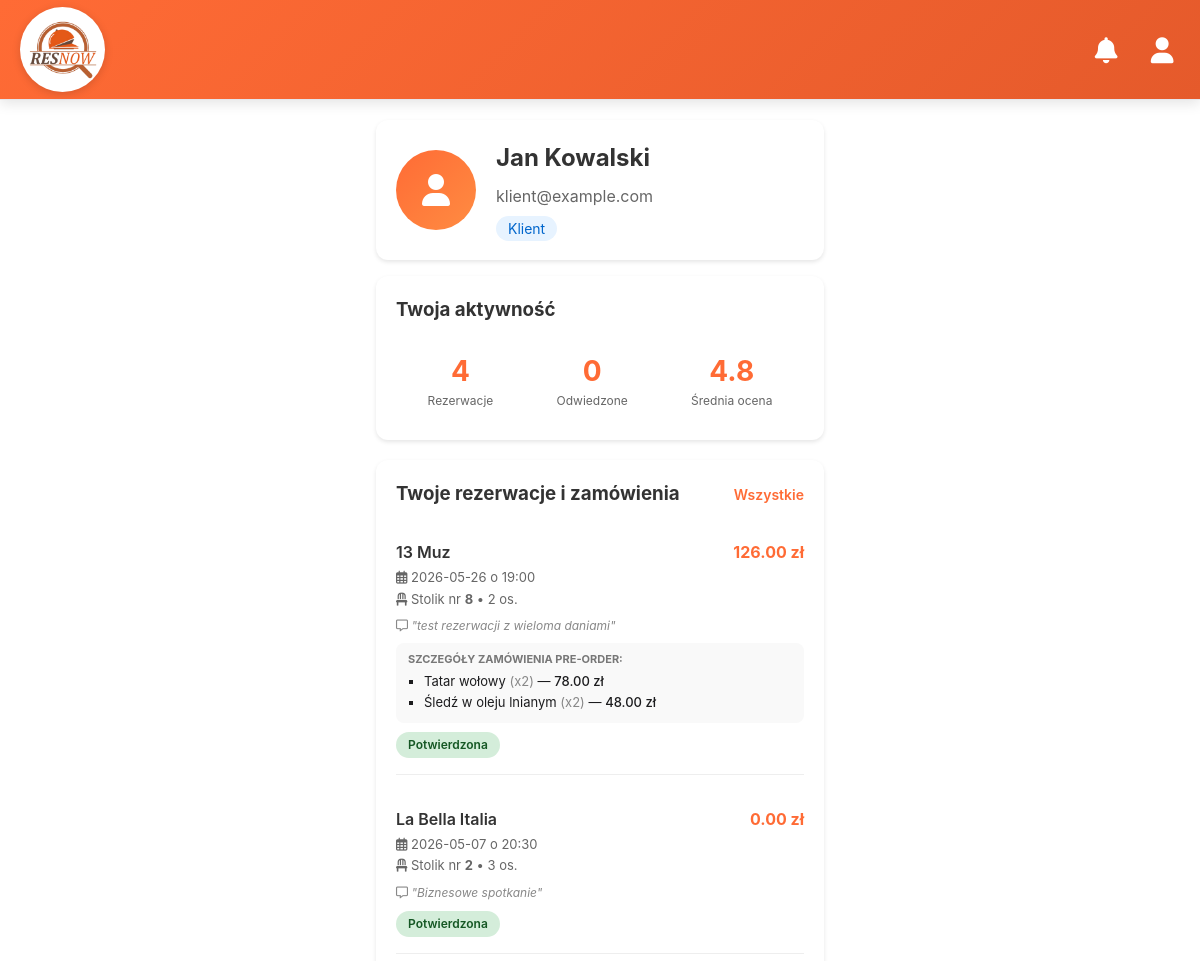
Page /client/profile (signed in, upper part) on the earlier database version.
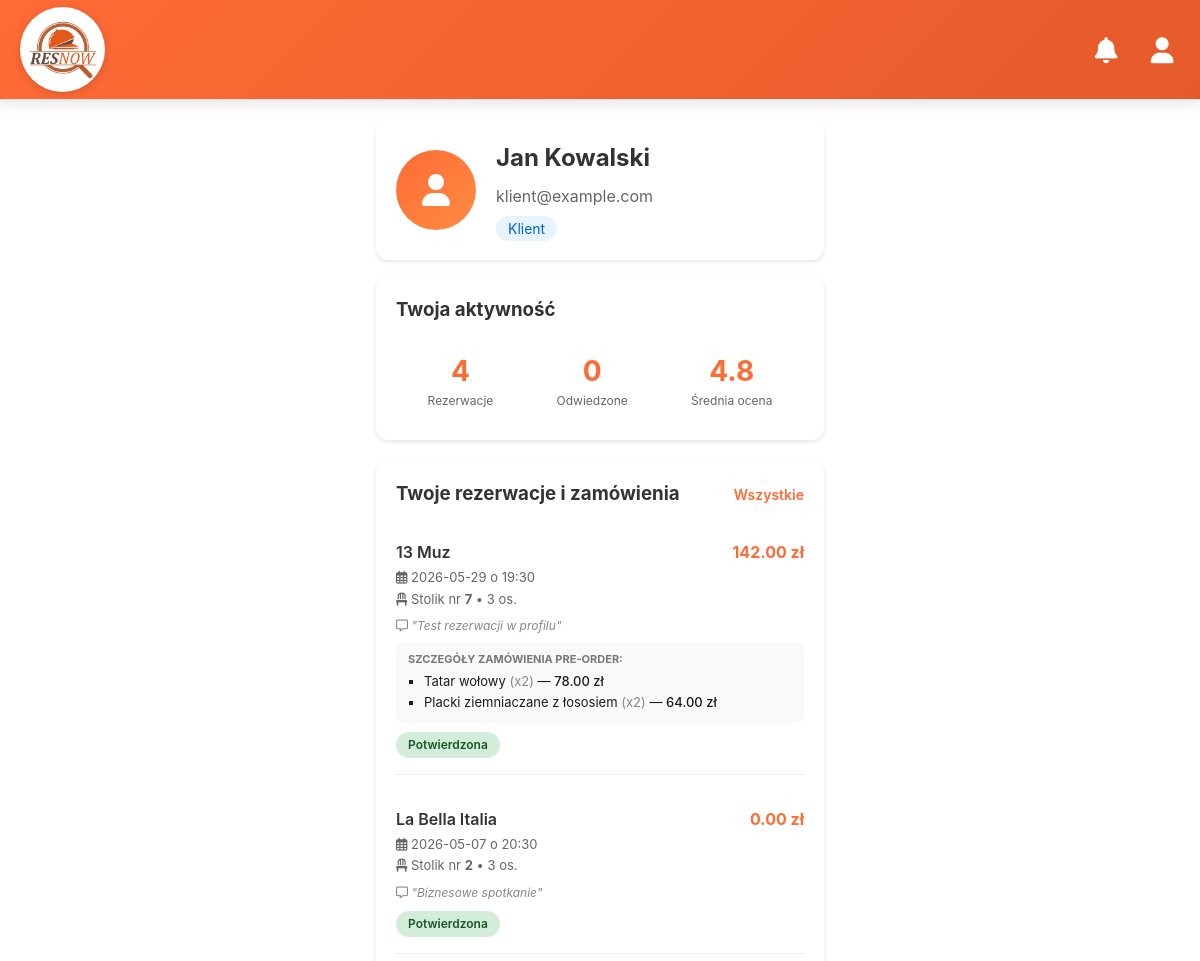
Same page on the later database version.
### models.py (models this page shows, shortened)
class User(db.Model):
    __tablename__ = 'users'
    id = db.Column(db.Integer, primary_key=True)
    name = db.Column(db.String(100), nullable=False)
    email = db.Column(db.String(120), unique=True, nullable=False)
    password = db.Column(db.String(200), nullable=False)
    role = db.Column(db.String(20), nullable=False)
    restaurant_id = db.Column(db.Integer, db.ForeignKey('restaurants.id'), nullable=True)
    restaurant = db.relationship('Restaurant', backref='employees')

class Reservation(db.Model):
    __tablename__ = 'reservations'
    id = db.Column(db.Integer, primary_key=True)
    user_id = db.Column(db.Integer, db.ForeignKey('users.id'), nullable=False)
    restaurant_id = db.Column(db.Integer, db.ForeignKey('restaurants.id'), nullable=False)
    table_id = db.Column(db.Integer, db.ForeignKey('tables.id'), nullable=False)
    date = db.Column(db.Date, nullable=False)
    time = db.Column(db.Time, nullable=False)
    people = db.Column(db.Integer, nullable=False)
    status = db.Column(db.String(20), default='pending')  # pending, confirmed, cancelled
    notes = db.Column(db.Text)
    created_at = db.Column(db.DateTime, default=datetime.utcnow)
    user = db.relationship('User', backref='reservations')
    table = db.relationship('Table', backref='reservations')
    restaurant = db.relationship('Restaurant', backref='reservations')
    items = db.relationship('ReservationItem', backref='reservation', cascade="all, delete-orphan")
    @property
    def total_price(self):
        total = 0.0
        for item in self.items:
            if item.menu_item:
                total += item.quantity * item.menu_item.price
        return total

class Restaurant(db.Model):
    __tablename__ = 'restaurants'
    id = db.Column(db.Integer, primary_key=True)
    name = db.Column(db.String(100), nullable=False)
    address = db.Column(db.String(200))
    cuisine = db.Column(db.String(100))
    rating = db.Column(db.Float)
    delivery = db.Column(db.Boolean, default=False)
    reservation = db.Column(db.Boolean, default=True)
    opening_hours = db.Column(db.String(50))
    delivery_time = db.Column(db.String(50))

class ReservationItem(db.Model):
    __tablename__ = 'reservation_items'
    reservation_id = db.Column(db.Integer, db.ForeignKey('reservations.id', ondelete='CASCADE'), primary_key=True)
    menu_item_id = db.Column(db.Integer, db.ForeignKey('menu_items.id', ondelete='CASCADE'), primary_key=True)
    quantity = db.Column(db.Integer, nullable=False, default=1)
    menu_item = db.relationship('MenuItem')

class MenuItem(db.Model):
    __tablename__ = 'menu_items'
    id = db.Column(db.Integer, primary_key=True)
    restaurant_id = db.Column(db.Integer, db.ForeignKey('restaurants.id'))
    name = db.Column(db.String(100))
    price = db.Column(db.Float)
    category = db.Column(db.String(50))
    description = db.Column(db.Text)
    available = db.Column(db.Boolean, default=True)
    restaurant = db.relationship('Restaurant', backref='menu_items')

class Table(db.Model):
    __tablename__ = 'tables'
    id = db.Column(db.Integer, primary_key=True)
    restaurant_id = db.Column(
        db.Integer,
        db.ForeignKey('restaurants.id'),
        nullable=False
    )
    number = db.Column(db.String(10), nullable=False)
    seats = db.Column(db.Integer)
    status = db.Column(db.String(20), default='free')
    location = db.Column(db.String(100))
    x = db.Column(db.Integer)
    y = db.Column(db.Integer)
    shape = db.Column(db.String(20))
    width = db.Column(db.Integer, nullable=True)
    height = db.Column(db.Integer, nullable=True)
    radius = db.Column(db.Integer, nullable=True)
    rotation = db.Column(db.Integer, default=0)
    restaurant = db.relationship(
        'Restaurant',
        backref='tables'
    )

### app.py (the view)
@app.route('/client/profile')
@login_required
def client_profile():
    if session.get('role') != 'client':
        flash('Brak dostępu', 'danger')
        return redirect(url_for('login'))
    user = User.query.get(session['user_id'])
    reservations = Reservation.query.filter_by(user_id=user.id) \
        .order_by(Reservation.date.desc(), Reservation.time.desc()) \
        .all()
    restaurants = Restaurant.query.all()
    return render_template('client/profile_mobile.html',
                           user=user,
                           reservations=reservations,
                           resturants=restaurants)

### app.py (called while the page is built)
@app.context_processor
def inject_now():
    return {'now': datetime.now()}

def login_required(f):
    @wraps(f)
    def decorated_function(*args, **kwargs):
        if 'user_id' not in session:
            flash('Proszę się zalogować', 'warning')
            return redirect(url_for('login'))
        return f(*args, **kwargs)
    return decorated_function

### templates/client/profile_mobile.html (shortened to what this page needs)
{% extends "mobile_layout.html" %}
{% block content %}
<div style="max-width: 480px; margin: 0 auto; padding: 0 16px;">
<div class="profile-container">
    <div class="profile-header">
        <div class="profile-avatar">
            <i class="fas fa-user"></i>
        </div>
        <div class="profile-info">
            <h2>{{ user.name }}</h2>
            <p>{{ user.email }}</p>
            <p style="margin-top: 8px;">
                <span style="background: #e7f3ff; color: #0066cc; padding: 4px 12px; border-radius: 20px; font-size: 14px;">
                    Klient
                </span>
            </p>
        </div>
    </div>
<div class="profile-section">
    <h3>Twoja aktywność</h3>
    <div style="display: flex; justify-content: space-around; text-align: center; padding: 10px 0;">
        <div>
            <div style="font-size: 28px; font-weight: 700; color: #FF6B35;">{{ reservations|length }}</div>
            <div style="font-size: 12px; color: #666;">Rezerwacje</div>
        </div>
        <div>
            <div style="font-size: 28px; font-weight: 700; color: #FF6B35;">{{ restaurants|length }}</div>
            <div style="font-size: 12px; color: #666;">Odwiedzone</div>
        </div>
        <div>
            <div style="font-size: 28px; font-weight: 700; color: #FF6B35;">4.8</div>
            <div style="font-size: 12px; color: #666;">Średnia ocena</div>
        </div>
    </div>
</div>
    <div class="profile-section">
            <h3>
                Twoje rezerwacje i zamówienia
                <a href="#" class="section-link">Wszystkie</a>
            </h3>
            {% if reservations %}
                {% for res in reservations %}
                <div class="reservation-item" style="padding-bottom: 16px; margin-bottom: 16px; border-bottom: 1px solid #eee;">
                    <div class="reservation-title" style="font-size: 16px; display: flex; justify-content: space-between; align-items: center;">
                        <span>{{ res.restaurant.name }}</span>
                        <span style="color: #FF6B35; font-weight: 700;">
                            {% if res.total_price > 0 %}
                                {{ "%.2f"|format(res.total_price) }} zł
                            {% else %}
                                0.00 zł
                            {% endif %}
                        </span>
                    </div>
                    <div class="reservation-details" style="margin-top: 4px; color: #666; font-size: 13px;">
                        <div>
                            <i class="far fa-calendar-alt"></i> {{ res.date.strftime('%Y-%m-%d') if res.date.strftime else res.date }} o {{ res.time.strftime('%H:%M') if res.time.strftime else res.time }}
                        </div>
                        <div style="margin-top: 2px;">
                            <i class="fas fa-chair"></i> Stolik nr <strong>{{ res.table.number }}</strong> • {{ res.people }} os.
                        </div>
                    </div>
                    {% if res.notes %}
                        <div style="font-size: 12px; color: #888; margin: 6px 0 2px 0;">
                            <i class="far fa-comment-alt"></i> <em>"{{ res.notes }}"</em>
                        </div>
                    {% endif %}
                    {% if res.items %}
                        <div class="reservation-menu-items" style="background: #f9f9f9; border-radius: 8px; padding: 8px 12px; margin-top: 8px; font-size: 13px;">
                            <strong style="font-size: 11px; text-transform: uppercase; color: #777; display: block; margin-bottom: 4px;">Szczegóły zamówienia pre-order:</strong>
                            <ul style="margin: 0; padding-left: 16px; list-style-type: square;">
                                {% for item in res.items %}
                                    <li style="margin-bottom: 2px;">
                                        {{ item.menu_item.name }}
                                        <span style="color: #888;">(x{{ item.quantity }})</span>
                                        — <span style="font-weight: 500;">{{ "%.2f"|format(item.quantity * item.menu_item.price) }} zł</span>
                                    </li>
                                {% endfor %}
                            </ul>
                        </div>
                    {% endif %}
                    <div style="margin-top: 8px;">
                        <span class="status-badge {% if res.status == 'confirmed' %}status-confirmed{% else %}status-pending{% endif %}">
                            {% if res.status == 'confirmed' %}Potwierdzona{% else %}Oczekuje{% endif %}
                        </span>
                    </div>
                </div>
                {% endfor %}
            {% else %}
                <p style="color: #999; text-align: center; padding: 20px 0;">Brak historii rezerwacji.</p>
            {% endif %}
        </div>
</div>
</div>
{% endblock %}

### templates/mobile_layout.html (shortened to what this page needs)
<!DOCTYPE html>
<html lang="pl">
<head>
    <link rel="stylesheet" href="https://cdnjs.cloudflare.com/ajax/libs/font-awesome/6.0.0/css/all.min.css">
    <link rel="stylesheet" href="{{ url_for('static', filename='css/mobile.css') }}">
</head>
<body>
<header class="header safe-area-top" style="background: linear-gradient(135deg, #FF6B35, #E55A2B); height: 120px; padding: 0 20px;">
    <div class="header-title">
        <div style="background: white; border-radius: 50%; width: 85px; height: 85px; display: flex; align-items: center; justify-content: center; box-shadow: 0 2px 8px rgba(0,0,0,0.15);">
            <img src="{{ url_for('static', filename='images/logo.png') }}" alt="ResNow" style="height: 80px;">
        </div>
    </div>
    <div class="header-actions" style="gap: 20px;">
        <button class="header-btn" onclick="toggleNotifications()" style="color: white; font-size: 26px;">
            <i class="fas fa-bell"></i>
        </button>
        <a href="{{ url_for('client_profile') }}" class="header-btn" style="color: white; font-size: 26px;">
            <i class="fas fa-user"></i>
        </a>
    </div>
</header>
    <main class="main safe-area-bottom">
        {% block content %}{% endblock %}
    </main>
</body>
</html>

### static/css/mobile.css (style rules this page uses)
:root { --primary-orange: #FF6B35; --primary-orange-light: #FF8C42; --primary-orange-dark: #E55A2B; --white: #FFFFFF; --light-gray: #F5F5F7; --gray: #8E8E93; --dark-gray: #636366; --dark: #1C1C1E; --black: #000000; --success: #34C759; --warning: #FF9500; --danger: #FF3B30; --info: #007AFF; --background: #FFFFFF; --card-background: #FFFFFF; --shadow: 0 2px 10px rgba(0, 0, 0, 0.08); --shadow-heavy: 0 4px 20px rgba(0, 0, 0, 0.15); --radius-sm: 8px; --radius-md: 12px; --radius-lg: 16px; --radius-xl: 24px; --spacing-xs: 4px; --spacing-sm: 8px; --spacing-md: 16px; --spacing-lg: 24px; --spacing-xl: 32px; }
* { margin: 0; padding: 0; box-sizing: border-box; }
body { font-family: -apple-system, BlinkMacSystemFont, 'Segoe UI', Roboto, Oxygen, Ubuntu, Cantarell, sans-serif; background-color: var(--background); color: var(--dark); line-height: 1.5; -webkit-font-smoothing: antialiased; -moz-osx-font-smoothing: grayscale; }
.header { position: fixed; top: 0; left: 0; right: 0; height: 60px; background-color: var(--white); display: flex; align-items: center; justify-content: space-between; padding: 0 16px; border-bottom: 1px solid #E5E5EA; z-index: 1000; box-shadow: 0 1px 3px rgba(0, 0, 0, 0.1); }
.header.safe-area-top { padding-top: env(safe-area-inset-top); }
.header-title { font-size: 20px; font-weight: 600; color: var(--dark); display: flex; align-items: center; gap: 8px; }
.header-actions { display: flex; gap: 12px; }
.header-btn { width: 36px; height: 36px; border-radius: 50%; background: none; border: none; display: flex; align-items: center; justify-content: center; color: var(--dark); font-size: 18px; position: relative; cursor: pointer; }
.main { padding-top: 60px; padding-bottom: 70px; min-height: 100vh; }
.main.safe-area-bottom { padding-bottom: calc(70px + env(safe-area-inset-bottom)); }

Differences in the rows shown:
changed Reservation "13 Muz": date "2026-05-26" → "2026-05-29"; time "19:00" → "19:30"; table.number "8" → "7"; people "2" → "3"; notes "test rezerwacji z wieloma daniami" → "Test rezerwacji w profilu"
computed for ReservationItem "Tatar wołowy": total_price "126.00" → "142.00"
changed ReservationItem: menu_item.name "Śledź w oleju lnianym" → "Placki ziemniaczane z łososiem"; item.quantity*item.menu_item.price "48.00" → "64.00"
